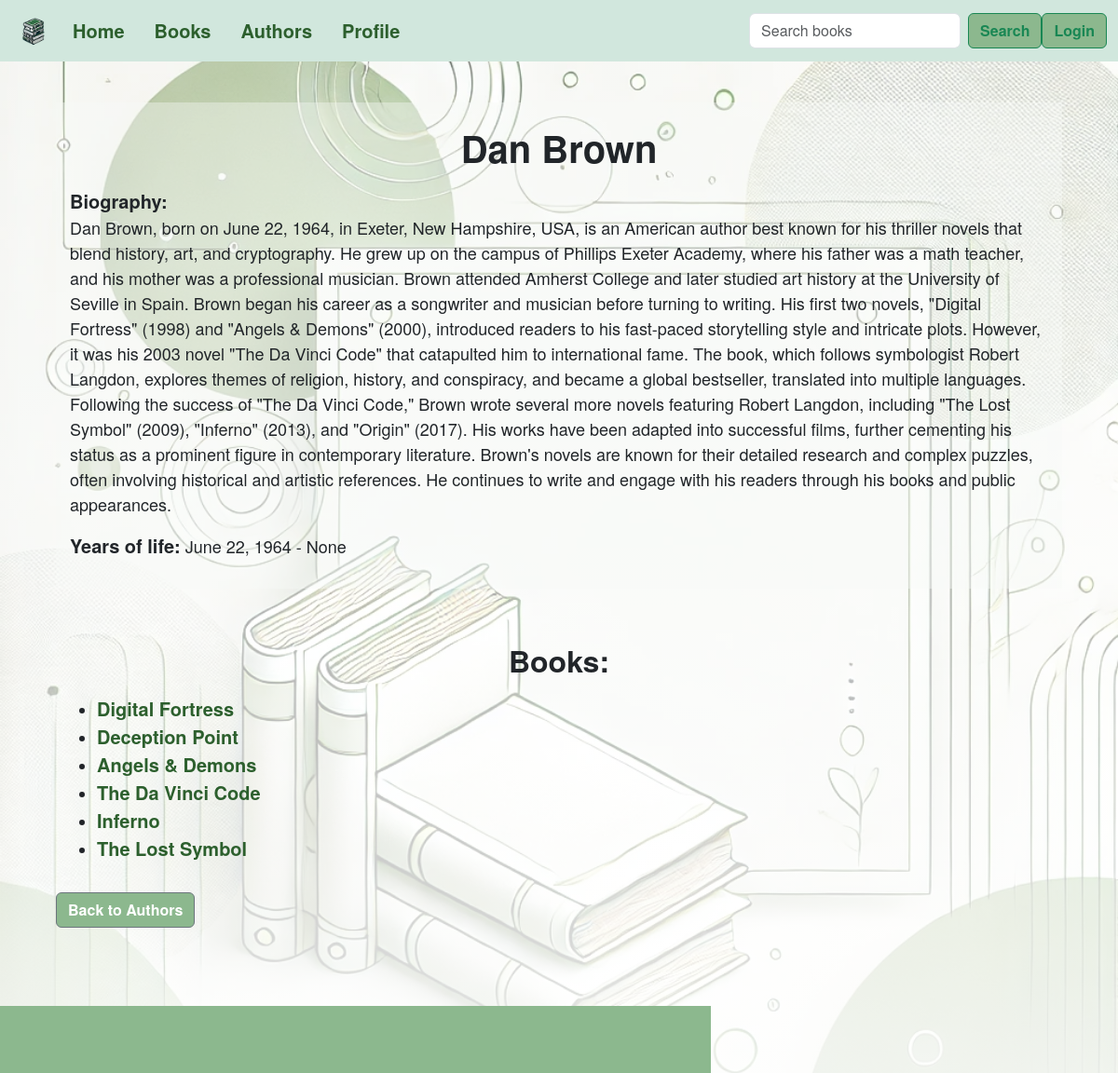
The app's page /author/4/ with its own data.
### book_check/models.py (models this page shows, shortened)
class Author(models.Model):
    name = models.CharField(max_length=255)
    biography = models.TextField(blank=True)
    date_of_birth = models.DateField(null=True, blank=True)
    date_of_death = models.DateField(null=True, blank=True)

class Book(models.Model):
    title = models.CharField(max_length=200, verbose_name='Book name', db_index=True,)
    author = models.ForeignKey(Author, related_name='books', verbose_name='Author', on_delete=models.CASCADE)
    published_date = models.CharField(max_length=30, verbose_name='Originally published',)
    GENRES_TYPES = (
        (1, 'Classics'),
        (2, 'Action and Adventure'),
        (3, 'Fantasy'),
        (4, 'Horror'),
        (5, 'Novel'),
        (6, 'Historical Fiction'),
        (7, 'Dystopian'),
        (8, 'Detective and Mystery')
    )
    genres = models.IntegerField(verbose_name='Genres', choices=GENRES_TYPES,)
    description = models.TextField(verbose_name='Book description')
    cover_image = models.ImageField(upload_to='book_covers/', null=True, blank=True)

### book_check/views/author.py (the view)
# urls.py: path('author/<int:author_id>/', views.author_detail, name='author_detail'),
def author_detail(request, author_id):
    author = get_object_or_404(Author, id=author_id)
    return TemplateResponse(request, "author_detail.html", {
        'author': author
    })

### templates/author_detail.html (shortened to what this page needs)
{% extends 'base.html' %}
{% block content %}
<!DOCTYPE html>
<html lang="en">
<head>
</head>
<body>
    <div class="container-singleBook">
        <h1>{{ author.name }}</h1>
        <p><strong class="years-of-life">Biography:</strong><br> {{ author.biography }}</p>
        <p><strong class="years-of-life">Years of life:</strong> {{ author.date_of_birth }} - {{ author.date_of_death }}</p>
    </div>
    <div class="container mt-5">
        <h2>Books:</h2>
        <ul>
            {% for book in author.books.all %}
                <li><a href="{% url 'book-detail' book.pk %}" class="author-book-link">{{ book.title }}</a></li>
            {% endfor %}
        </ul>
    </div>
    <a href="{% url 'author-list' %}" class="btn btn-secondary mt-3">Back to Authors</a>
</body>
</html>
{% endblock %}

### static/style.css (style rules this page uses)
html, body { height: 100%; margin: 0; padding: 0; font-family: "Helvetica Neue", Helvetica, Arial, sans-serif; }
body { padding-top: 50px; background-image: linear-gradient(rgba(255, 255, 255, 0.4), rgba(255, 255, 255, 0.9)), url('/static/img/index.jpg'); background-size: cover; background-position: center; background-repeat: no-repeat; background-attachment: fixed; filter: contrast(100%); }
.btn { background-color: #8cb88e; font-weight: bolder; }
h1, h2, h3 { padding: 10px; text-align: center; font-weight: bold; }
#book-list .booklist-group-item, .container-singleBook { background-color: rgba(247, 249, 247, 0.4);; color: #212529; padding: 15px; list-style-type: none }
.author-book-link { font-size: 20px; font-weight: bold; color: #2C5F2D; text-decoration: none; }
.years-of-life { font-weight: bold; font-size: 20px; }
.container-singleBook p { font-size: 18px; }

### records on screen
Author: name "Dan Brown", biography "Dan Brown, born on June 22, 1964, in Exeter, New Hampshire, USA, is an American author best known for his thriller novels that blend history, art, and cryptography. He grew up on the campus of Phillips Exeter Academy, where his father was a math teacher, and his mother was a professional musician. Brown attended Amherst College and later studied art history at the University of Seville in Spain. Brown began his career as a songwriter and musician before turning to writing. His first two novels, \"Digital Fortress\" (1998) and \"Angels & Demons\" (2000), introduced readers to his fast-paced storytelling style and intricate plots. However, it was his 2003 novel \"The Da Vinci Code\" that catapulted…", date_of_birth "June 22, 1964", date_of_death "None"
Book: title "Digital Fortress"
Book: title "Deception Point"
Book: title "Angels & Demons"
Book: title "The Da Vinci Code"
Book: title "Inferno"
Book: title "The Lost Symbol"
